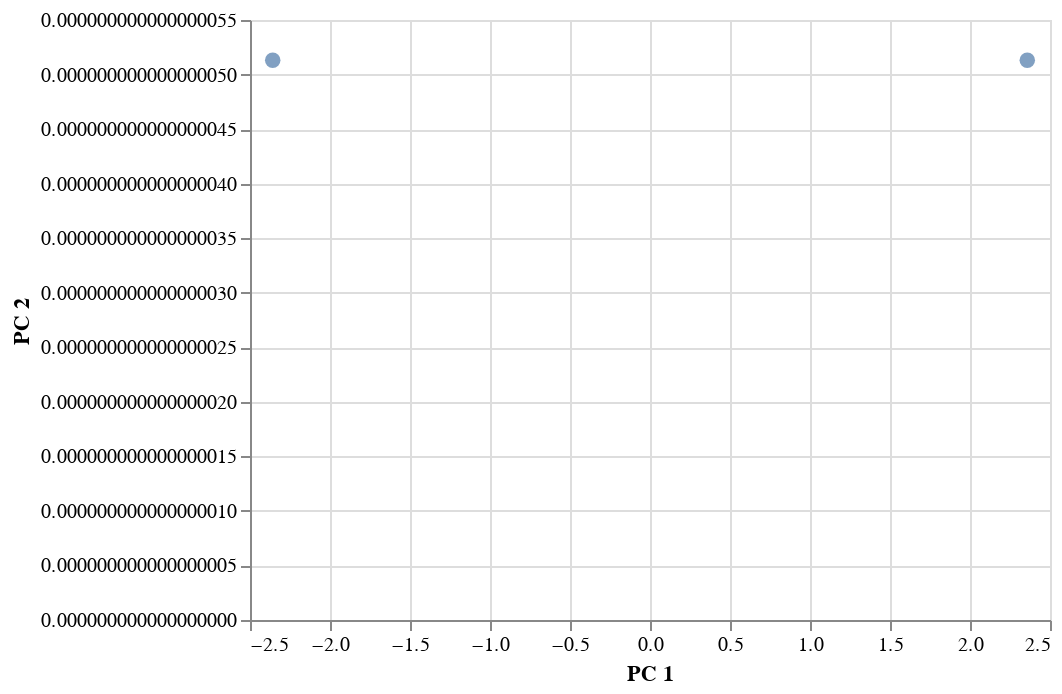

Notebook code for this chart:
### Code cell
pca_data= pd.DataFrame()
pca_data['PC 1']= transformed_data[:,0]
pca_data['PC 2']= transformed_data[:,1]
pca_data['Sample']= data.index



alt.Chart(pca_data).mark_circle(size=60).encode(
    x='PC 1',
    y='PC 2',
    tooltip=['Sample' ]
).interactive()

### Figure 1 — Vega-Lite specification as saved in the notebook (floating-point values rounded to 4 significant figures)
{"config": {"view": {"continuousWidth": 400, "continuousHeight": 300}}, "data": {"name": "data-0ac38feb437d59a0e4fc285a5778e3ee"}, "mark": {"type": "circle", "size": 60}, "encoding": {"tooltip": [{"type": "nominal", "field": "Sample"}], "x": {"type": "quantitative", "field": "PC 1"}, "y": {"type": "quantitative", "field": "PC 2"}}, "selection": {"selector002": {"type": "interval", "bind": "scales", "encodings": ["x", "y"]}}, "$schema": "https://vega.github.io/schema/vega-lite/v4.0.0.json", "datasets": {"data-0ac38feb437d59a0e4fc285a5778e3ee": [{"PC 1": 2.358, "PC 2": 5.131e-17, "Sample": "sample1"}, {"PC 1": -2.358, "PC 2": 5.131e-17, "Sample": "sample2"}]}}
